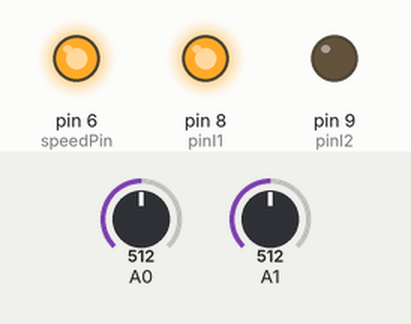
Simulated run of this sketch. Board: Arduino Uno, built with avr-gcc and run on an emulated ATmega328P. Shown: output pins drawn as LEDs (lit = HIGH). Inputs (shaded band) come from the test bench; at power-on: A0 = 512, A1 = 512.

Above: at 3.7 s.
3.8 s: A0 set to 88
5.3 s: A0 set to 74
At 6.5 s:
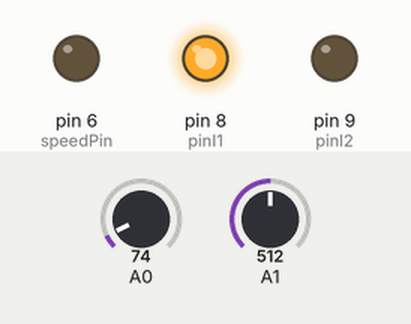
6.8 s: A0 set to 122
At 7.7 s:
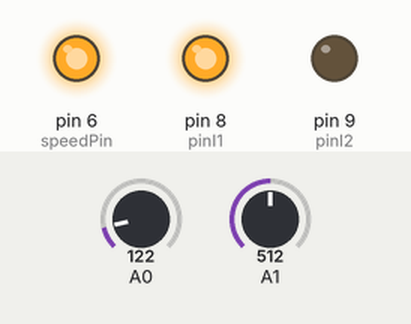
8.3 s: A0 set to 0
At 8.8 s:
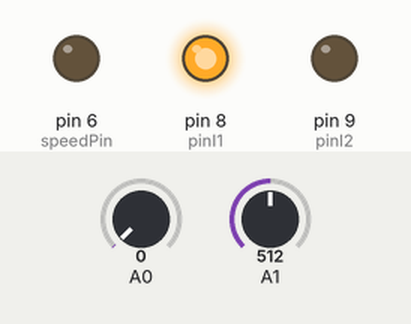
Timing chart, 0 to 10.8 s (numbered marks = the images above; inputs shaded):
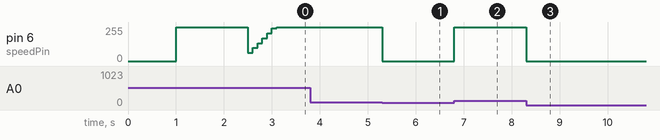

Measured:
- the behaviour switches between 84 and 83 on A0 (found by bisection; images 0 and 1)
- after the input at 3.8 s, every drawn part: stays the same
- after the input at 5.3 s, pin 6 (speedPin): 255/255 → 0/255 at once
- after the input at 6.8 s, pin 6 (speedPin): 0/255 → 255/255 at once
- after the input at 8.3 s, pin 6 (speedPin): 255/255 → 0/255 at once

The sketch:

ThrottleBodySpeeduino.ino
```cpp
// (licence header left out)
//Pins assignments
#define pinI1 8
#define pinI2 9
#define speedPin 6

//PID Library
#include <PID_v1.h>

int minTps = 0;       //---------------NEW---------------
int maxTps = 0;       //---------------NEW---------------
int sensorValue = 0;  //---------------NEW---------------

//Define Variables we'll be connecting to
double Setpoint, Input, Output;

//Specify the links and initial tuning parameters
PID myPID(&Input, &Output, &Setpoint, 1, 0, 0, DIRECT);

void setup()
{
  //Set PWM frequency to 31.37255 kHz
  TCCR1B = TCCR1B & 0b11111000 | 0x01;

  Input = 0;
  Setpoint = 0;
  myPID.SetMode(AUTOMATIC); // PID Mode
  pinMode(pinI1, OUTPUT); //VNH7070AS H-Bridge Input 1
  pinMode(pinI2, OUTPUT); //VNH7070AS H-Bridge Input 2
  pinMode(speedPin, OUTPUT); //VNH7070AS H-Bridge Enable
  digitalWrite(pinI2, LOW); //VNH7070AS H-Bridge Input 2
  digitalWrite(pinI1, HIGH); //VNH7070AS H-Bridge Input 1
  Serial.begin(9600);


  //Auto Calibration TPS
  while (millis() < 1000) {             //---------------NEW---------------
    sensorValue = analogRead(1);        //---------------NEW---------------
    // record the minimum sensor value  //---------------NEW---------------
    minTps = sensorValue;               //---------------NEW---------------
  }                                     //---------------NEW---------------
  while (millis() < 2500) {             //---------------NEW---------------
    sensorValue = analogRead(1);        //---------------NEW---------------
    analogWrite(speedPin, 255);         //---------------NEW---------------
    // record the maximum sensor value  //---------------NEW---------------
    maxTps = sensorValue;               //---------------NEW---------------
  }                                     //---------------NEW---------------
  if (millis() >  2500) {               //---------------NEW---------------
    analogWrite(speedPin, 0);           //---------------NEW---------------
  }                                     //---------------NEW---------------
}
void loop()
{
  //Uncomment to tune the PID loop
  /*
    float Kp = mapfloat(analogRead(4), 0, 1023, 0, 5);
    Serial.print(Kp, DEC);
    Serial.print("  ");
    float Ki = mapfloat(analogRead(5), 0, 1023, 0, 5);
    Serial.print(Ki, DEC);
    Serial.print("  ");
    myPID.SetTunings(Kp, Ki, 0.00);
  */

  //digitalWrite(LEDPin, LOW);

  //PID Loop tunings
  myPID.SetTunings(0.15, 2.00, 0.00);
  //myPID.SetTunings(0.80, 0.20, 0.01);

  //int TPS1 = constrain(analogRead(1), 161, 963);  //Range: 161 - 963
  int TPS1 = constrain(analogRead(1), minTps, maxTps);  //Range: autocalibrated min and max values  //---------------NEW---------------

  //PID Input from TPS
  //Input = map(constrain(TPS1, 161, 963), 161, 963, 0, 180);
  Input = map(constrain(TPS1, minTps, maxTps), minTps, maxTps, 0, 180); //---------------NEW---------------

  int Pedal0 = map(constrain(analogRead(0), 70, 470), 70, 470, 0, 180);  //Range: 70 - 470


  //PID Setpoint from Throttle Pedal
  Setpoint = Pedal0;
  //Set throttle to 0
  if (Setpoint <= 5)
  {
    analogWrite(speedPin, 0);
  }
  else
  {
    myPID.Compute();
    analogWrite(speedPin, Output);
  }
  /*
    Serial.print(diff0, DEC);
    Serial.print("  ");
    Serial.print(diff1, DEC);
    Serial.print("  ");
    Serial.print(TPS0, DEC);
    Serial.print("  ");
    Serial.print(TPS1, DEC);
    Serial.print("  ");
    Serial.print(Pedal0, DEC);
    Serial.print("  ");
    Serial.print(Pedal1, DEC);
    Serial.print("  ");
    Serial.print(Input, DEC);
    Serial.print("  ");
    Serial.print(Setpoint, DEC);
    Serial.print("  ");
    Serial.println(Output, DEC);
  */
}

float mapfloat(float x, float in_min, float in_max, float out_min, float out_max)
{
  return (x - in_min) * (out_max - out_min) / (in_max - in_min) + out_min;
}
```
